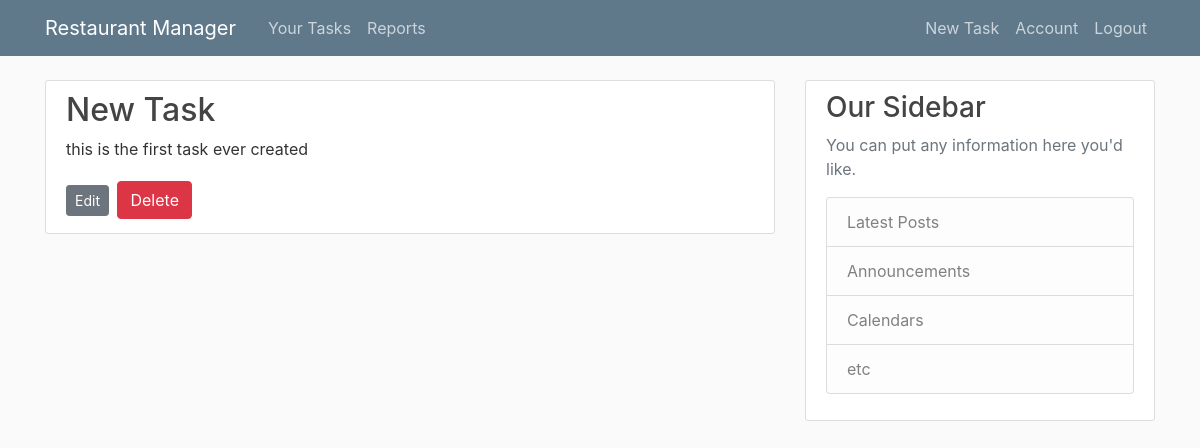
Page /task/1 (signed in) on the earlier database version.
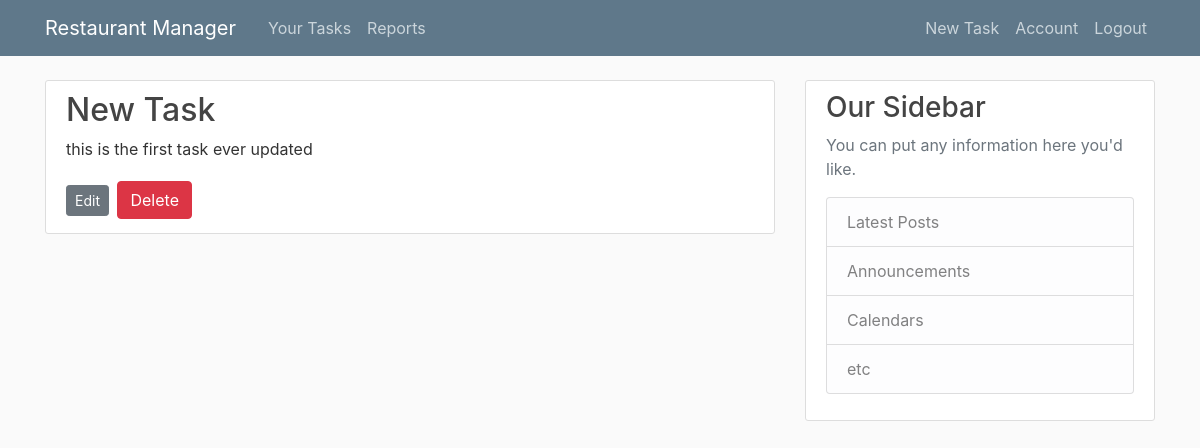
Same page on the later database version.
### restaurantmanager/models.py (models this page shows, shortened)
class Task(db.Model):
    id = db.Column(db.Integer, primary_key=True)
    name = db.Column(db.String(30), nullable=False)
    description = db.Column(db.String(250), nullable=True)
    r_id = db.Column(db.Integer, db.ForeignKey('restaurant.id'), nullable=False)

### restaurantmanager/routes.py (the view)
@app.route('/task/<int:task_id>')
@login_required
def task(task_id):
    task = Task.query.get_or_404(task_id)
    return render_template('task.html', title=task.name, task=task)

### restaurantmanager/models.py (called while the page is built)
@login_manager.user_loader
def load_user(user_id):
    return User.query.get(int(user_id))

### restaurantmanager/Templates/task.html (shortened to what this page needs)
{% extends "layout.html" %}
{% block content %}
    <article class="media content-section">
        <div class="media-body">
            <h2 class="article-title" >{{ task.name }}</h2>
            <p class="article-content">{{ task.description }}</p>
            <div>
                <a class="btn btn-secondary btn-sm mt-1 mb-1" href="{{ url_for('update_task', task_id=task.id) }}">Edit</a>
                <button type="button" class="btn btn-danger btn-sm, m-1"  data-toggle="modal" data-target="#deleteModal">Delete</button>
            </div>
        </div>
    </article>
{% endblock content %}

Differences in the rows shown:
changed Task "New Task": description "this is the first task ever created" → "this is the first task ever updated"
